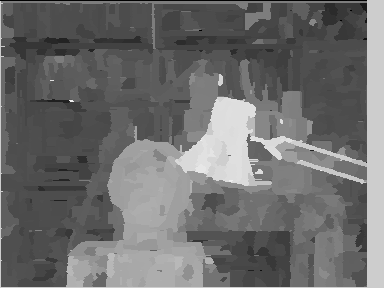
//> input picture Warping/WarpingTest/WarpingTest/image/test_disparity.jpg, 384 x 288 px
$ ./3dWarping   (built with g++ and OpenCV 4, the #if around main switched on)
//> lines starting //> are read from the running program, lines starting //| are printed output that depends on the picture; after the words box and inside, x2 and y2 are one past the last pixel; in counts of white or black regions, pixels touching at a corner belong together
#if 0

#include <opencv2\core\core.hpp>
#include <opencv2\calib3d\calib3d.hpp>
#include <opencv2\imgproc\imgproc.hpp>
#include <opencv2\highgui\highgui.hpp>
#include <opencv2\contrib\contrib.hpp>
#include <opencv2\features2d\features2d.hpp>
#include <stdio.h>
#include <iostream>
#include <vector>
#include <conio.h>
#include <opencv/cv.h>
#include <opencv/cxcore.h>
#include <opencv/cvaux.h>
#include <opencv2\legacy\legacy.hpp>
#include <opencv2\nonfree\nonfree.hpp>
#include <opencv2\nonfree\features2d.hpp>
#include <opencv2\opencv.hpp>

using namespace cv;
using namespace std;

int main()
{
	Mat disparity = imread("image/test_disparity.jpg");
//> disparity is the input picture: 288 rows x 384 cols, CV_8UC3; min 0, max 239, mean 108.9
	Mat imgL = imread("image/test_L.jpg");
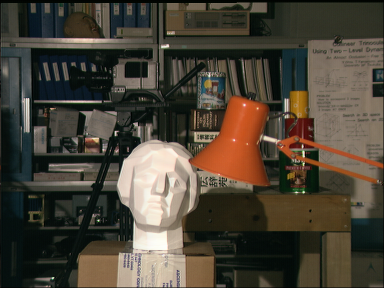
//> input picture Warping/WarpingTest/WarpingTest/image/test_L.jpg, 384 x 288 px
//> imgL is the input picture: 288 rows x 384 cols, CV_8UC3; mean B, G, R 55.3, 67.6, 74.7
	Mat imgR = imread("image/test_R.jpg");
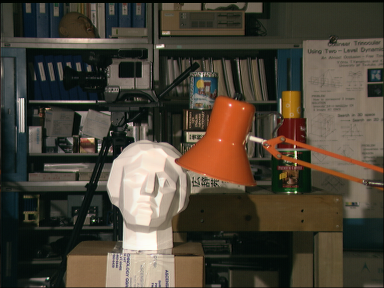
//> input picture Warping/WarpingTest/WarpingTest/image/test_R.jpg, 384 x 288 px
//> imgR is the input picture: 288 rows x 384 cols, CV_8UC3; mean B, G, R 55.4, 67.9, 75.3
	Mat dispG, imgLG, imgRG;

	int tempVal, i, j, k;
	cvtColor(disparity, dispG, CV_BGR2GRAY);
	cvtColor(imgL, imgLG, CV_BGR2GRAY);
	cvtColor(imgR, imgRG, CV_BGR2GRAY);
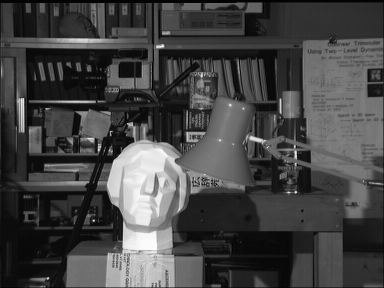
//> imgRG: 288 rows x 384 cols, CV_8UC1; min 0, max 254, mean 68.7

	Mat cvtR2L = dispG.clone();
	Mat cvtR2LC = disparity.clone();
	cvtR2LC = Scalar(0, 0, 0);
	cvtR2L = Scalar(0);


	for (i = 0; i < dispG.size().height; i++)
	{
		for (j = 0; j < dispG.size().width; j++)
		{
			tempVal = dispG.at<uchar>(i, j);
			if (j + (tempVal / 16)+1 < dispG.size().width)
			{
				cvtR2L.at<uchar>(i, j) = imgLG.at<uchar>(i, j + (tempVal / 16)+1);
				cvtR2LC.at<Vec3b>(i, j)[0] = imgL.at<Vec3b>(i, j + (tempVal / 16)+1)[0];
				imgL.at<Vec3b>(i, j + (tempVal / 16)+1)[0]=0;
				cvtR2LC.at<Vec3b>(i, j)[1] = imgL.at<Vec3b>(i, j + (tempVal / 16)+1)[1];
				imgL.at<Vec3b>(i, j + (tempVal / 16)+1)[1] = 0;
				cvtR2LC.at<Vec3b>(i, j)[2] = imgL.at<Vec3b>(i, j + (tempVal / 16)+1)[2];
				imgL.at<Vec3b>(i, j + (tempVal / 16)+1)[2] = 0;
			}
		}
	}
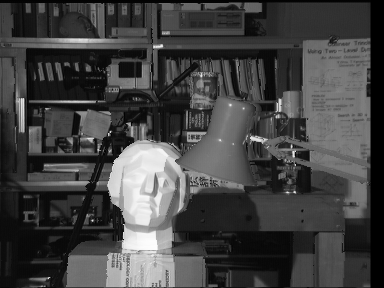
//> cvtR2L: 288 rows x 384 cols, CV_8UC1; min 0, max 253, mean 66.8
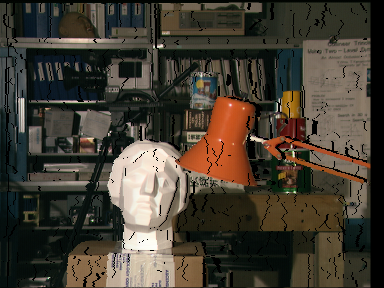
//> cvtR2LC: 288 rows x 384 cols, CV_8UC3; mean B, G, R 51, 62.4, 69.3
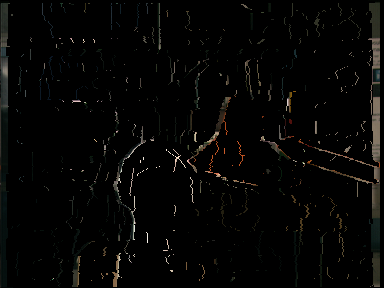
//> imgL: 288 rows x 384 cols, CV_8UC3; mean B, G, R 4.3, 5.2, 5.4
//> after the loop, tempVal = 205

	Mat interpol = cvtR2LC.clone();
	for (i = 0; i < dispG.size().height; i++)
	{
		for (j = 0; j < dispG.size().width; j++)
		{
			if (interpol.at<Vec3b>(i, j)[0] == 0)
			{
				for (k = 0; k < 3; k++)
				{
					interpol.at<Vec3b>(i, j)[k] = imgR.at<Vec3b>(i, j)[k];
				}
			}

		}
	}
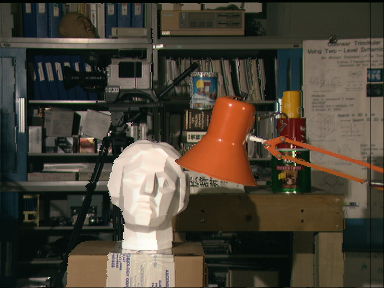
//> interpol: 288 rows x 384 cols, CV_8UC3; 9.24% of pixels changed, all inside (x1, y1, x2, y2) = (3, 0, 384, 288)


	imshow("Disp", dispG);
	imshow("Left", imgL);
	imshow("Right", imgR);
	imshow("convert", cvtR2L);
	imshow("convertColor", cvtR2LC);
	imshow("interpolation", interpol);

	imwrite("cvt.jpg", interpol);

	waitKey(0);

	return 0;

}

#endif
